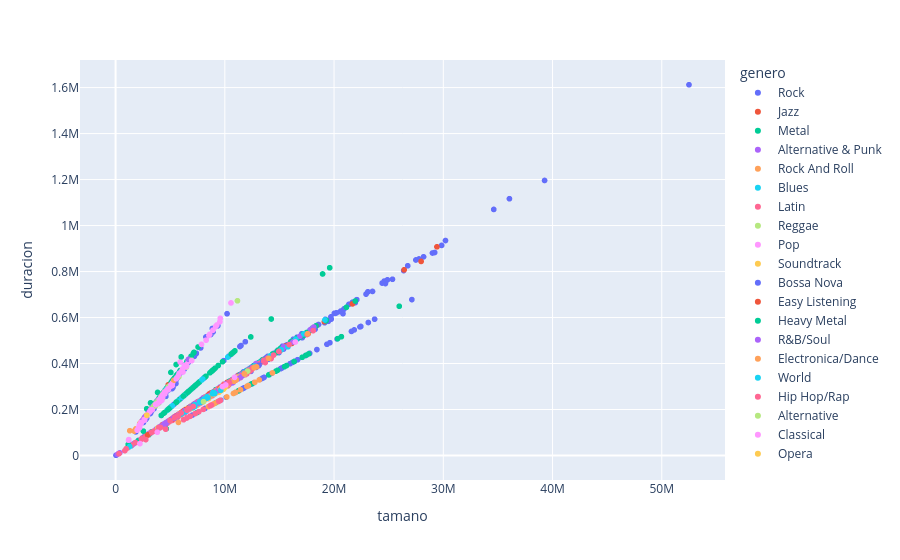

The notebook cell this image was saved under:
### Code cell
data = pd.read_sql_query(
"""
SELECT 
    genre.Name AS genero, 
    track.Bytes AS tamano,
    track.Milliseconds AS duracion,
    track.MediaTypeId as tipo
FROM Track AS track
JOIN Genre AS genre ON track.GenreId = genre.GenreId
WHERE track.MediaTypeId != 3
;
""", conn)

graph_genero_tam_dur = px.scatter(data, x="tamano", y="duracion", color="genero")
graph_genero_tam_dur.show()
